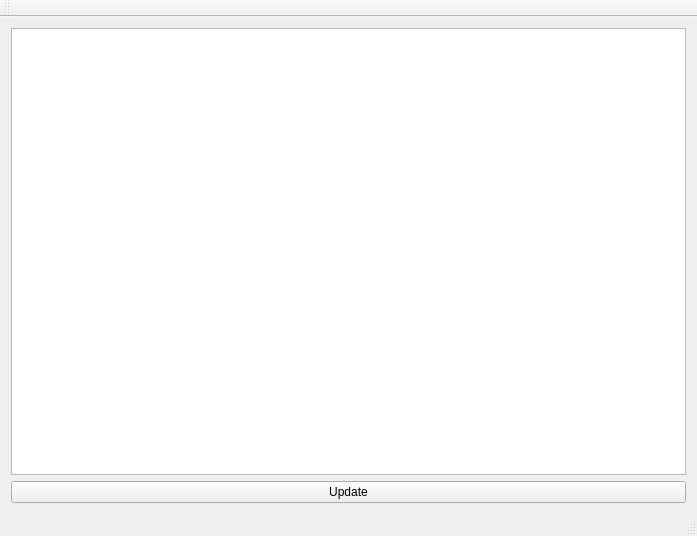
<?xml version="1.0" encoding="UTF-8"?>
<ui version="4.0">
 <class>MainWindow</class>
 <widget class="QMainWindow" name="MainWindow">
  <property name="geometry">
   <rect>
    <x>0</x>
    <y>0</y>
    <width>697</width>
    <height>536</height>
   </rect>
  </property>
  <property name="windowTitle">
   <string>MainWindow</string>
  </property>
  <widget class="QWidget" name="centralWidget">
   <layout class="QVBoxLayout" name="verticalLayout">
    <item>
     <widget class="QTableView" name="taskList"/>
    </item>
    <item>
     <widget class="QPushButton" name="updateButton">
      <property name="text">
       <string>Update</string>
      </property>
     </widget>
    </item>
   </layout>
  </widget>
  <widget class="QMenuBar" name="menuBar">
   <property name="geometry">
    <rect>
     <x>0</x>
     <y>0</y>
     <width>697</width>
     <height>22</height>
    </rect>
   </property>
  </widget>
  <widget class="QToolBar" name="mainToolBar">
   <attribute name="toolBarArea">
    <enum>TopToolBarArea</enum>
   </attribute>
   <attribute name="toolBarBreak">
    <bool>false</bool>
   </attribute>
  </widget>
  <widget class="QStatusBar" name="statusBar"/>
 </widget>
 <layoutdefault spacing="6" margin="11"/>
 <resources/>
 <connections/>
</ui>
